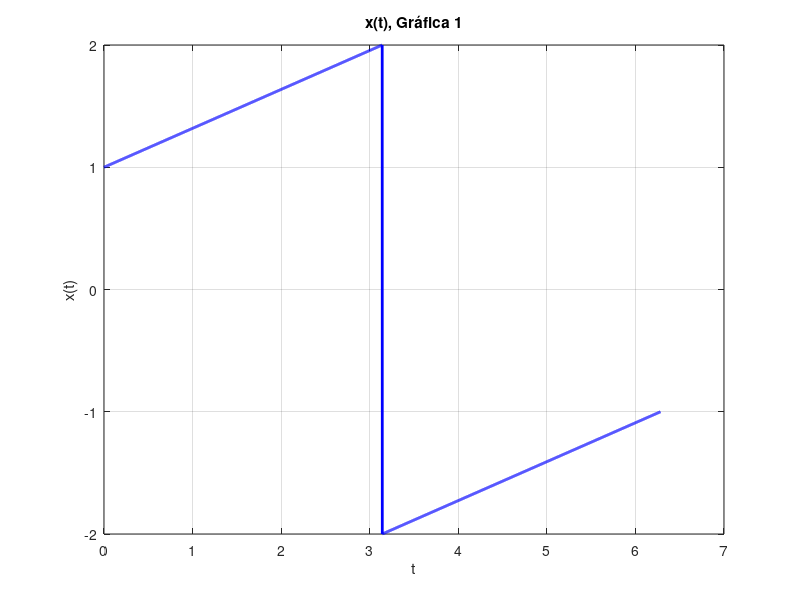
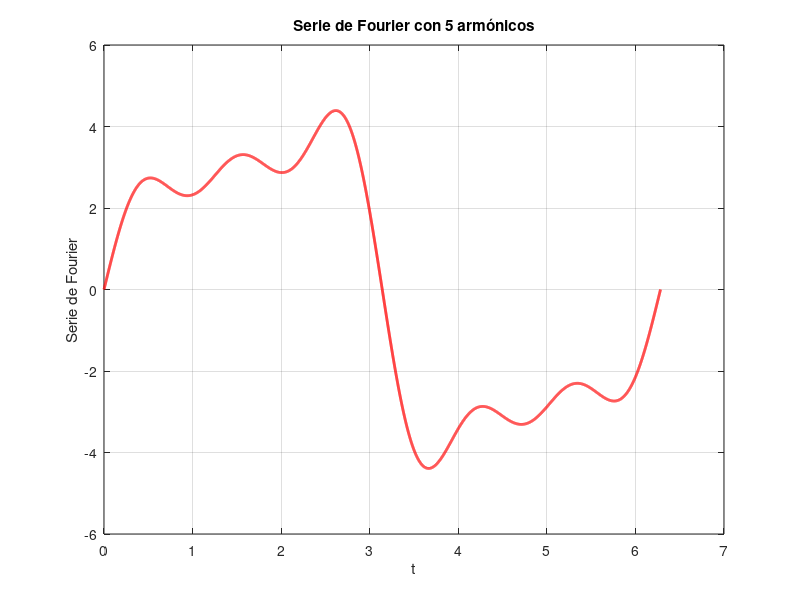
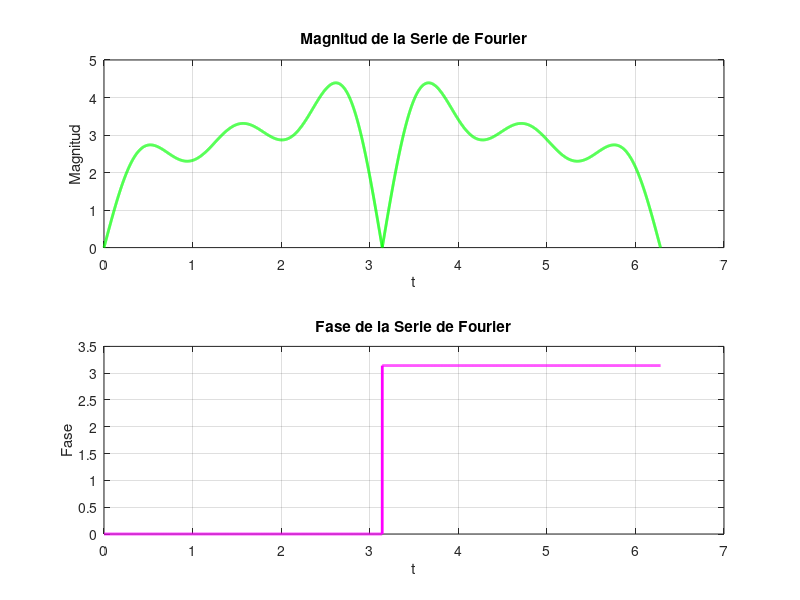
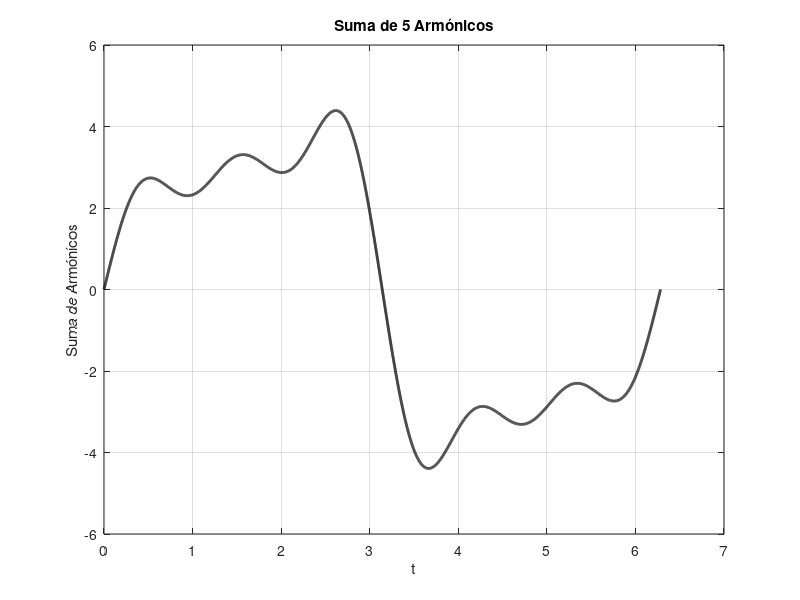

Write MATLAB code to recreate these figures, in order.
%% CODIGO GRAFICA 1
% Función x(t)
figure(1);

% Declaración del dominio
dom = 0:0.001:(2*pi);

% Funcion
x = ((dom<=pi).*((1/pi).*dom+1)) + ((dom>=pi).*((1/pi).*dom-3));

% Plot de la función
plot(dom, x, 'b', 'LineWidth', 2);
grid on;
xlabel('t');
ylabel('x(t)');
title('x(t), Gráfica 1');

% Evaluación de la paridad
if isequal(x, fliplr(x)) || isequal(x, -fliplr(x))
    disp('La función es PAR');
    a0 = 1/(2*pi) * trapz(dom, x);  % Cálculo de a0 para función par
    ak = zeros(1,5);  % Inicialización de coeficientes ak para función par
    bk = zeros(1,5);  % Inicialización de coeficientes bk para función par
else
    disp('La función es IMPAR');
    a0 = 0;  % a0 es cero para función impar
    ak = zeros(1,5);  % Inicialización de coeficientes ak para función impar
    bk = zeros(1,5);  % Inicialización de coeficientes bk para función impar
end

% Cálculo de coeficientes ak y bk
for k = 1:5
    ak(k) = 2/pi * trapz(dom, x .* cos(k*dom));  % Coeficientes ak
    bk(k) = 2/pi * trapz(dom, x .* sin(k*dom));  % Coeficientes bk
end

% Construcción de la serie de Fourier con 5 armónicos diferentes de cero
fourier_series = a0/2;
for k = 1:5
    fourier_series = fourier_series + ak(k) * cos(k*dom) + bk(k) * sin(k*dom);
end

% Plot de la serie de Fourier
figure(2);
plot(dom, fourier_series, 'r', 'LineWidth', 2);
grid on;
xlabel('t');
ylabel('Serie de Fourier');
title('Serie de Fourier con 5 armónicos');

% Muestra de los coeficientes
disp(['a0 = ', num2str(a0)]);
disp(['ak = ', num2str(ak)]);
disp(['bk = ', num2str(bk)]);

% Sección d: Gráfica de magnitud y fase de la serie de Fourier
figure(3);
subplot(2, 1, 1);
plot(dom, abs(fourier_series), 'g', 'LineWidth', 2);
grid on;
xlabel('t');
ylabel('Magnitud');
title('Magnitud de la Serie de Fourier');

subplot(2, 1, 2);
plot(dom, angle(fourier_series), 'm', 'LineWidth', 2);
grid on;
xlabel('t');
ylabel('Fase');
title('Fase de la Serie de Fourier');
% Sección e: Suma de armónicos según elección del usuario
num_armonicos = input('Ingrese el número de armónicos a sumar: ');

suma_armonicos = a0/2;
for k = 1:num_armonicos
    suma_armonicos = suma_armonicos + ak(k) * cos(k*dom) + bk(k) * sin(k*dom);
end

% Plot de la suma de armónicos
figure(4);
plot(dom, suma_armonicos, 'k', 'LineWidth', 2);
grid on;
xlabel('t');
ylabel('Suma de Armónicos');
title(['Suma de ', num2str(num_armonicos), ' Armónicos']);



% Sección f: Comparación de la señal original con la suma de armónicos
correlation_coefficient = corrcoef(x, suma_armonicos);
disp(['Coeficiente de correlación: ', num2str(correlation_coefficient(1,2))]);

% Gráfica de comparación
figure(6);
subplot(2, 1, 1);
plot(dom, x, 'b', 'LineWidth', 2);
grid on;
xlabel('t');
ylabel('x(t)');
title('Función Original');

subplot(2, 1, 2);
plot(dom, x, 'b', 'LineWidth', 2, 'DisplayName', 'Original');
hold on;
plot(dom, suma_armonicos, 'k', 'LineWidth', 2, 'DisplayName', 'Suma de Armónicos');
hold off;
grid on;
xlabel('t');
ylabel('Amplitud');
title(['Comparación con Coeficiente de Correlación: ', num2str(correlation_coefficient(1,2))]);
legend('show');
